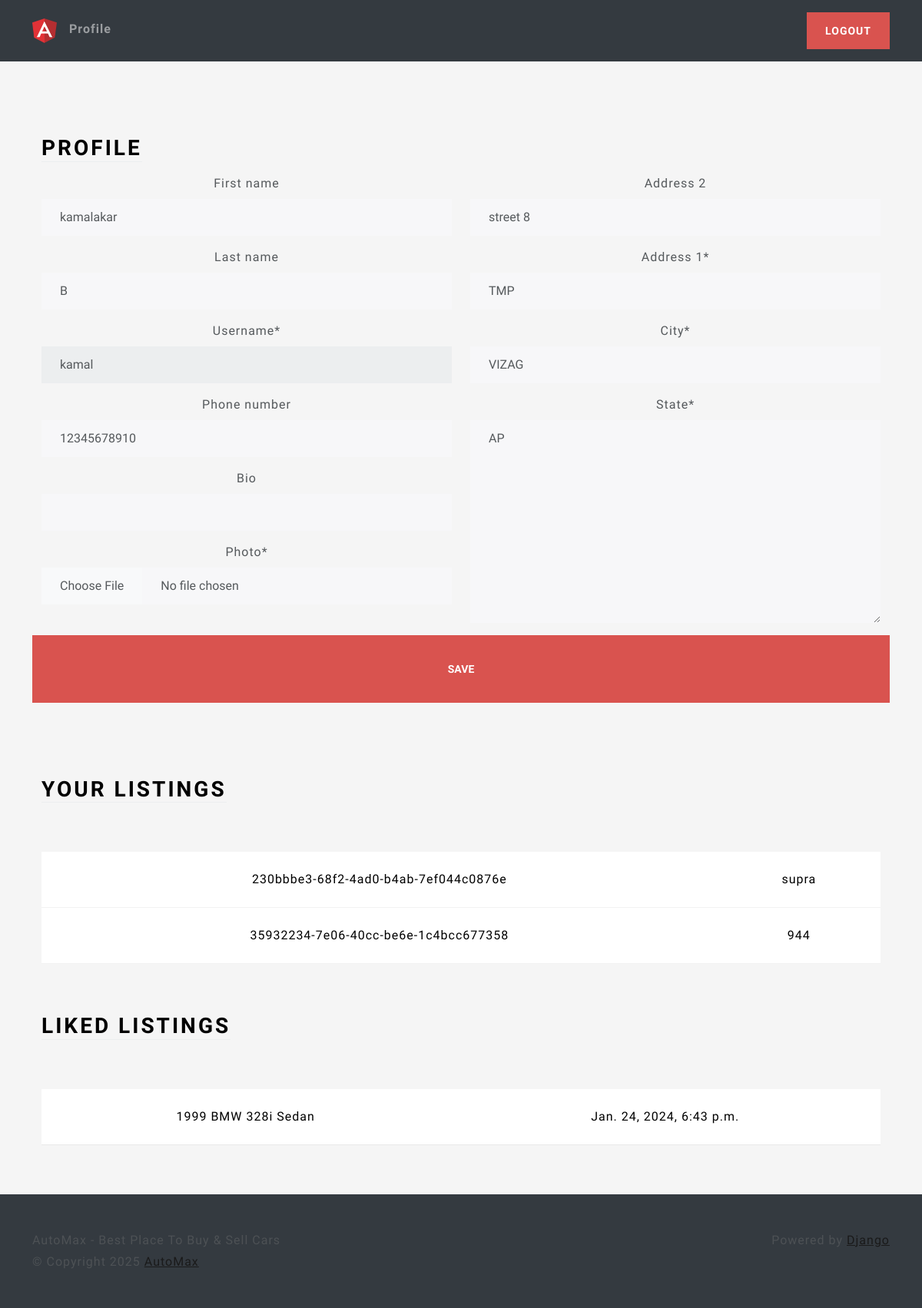
/profile/ (signed in), run on the app's committed database.
### users/models.py (models this page shows, shortened)
class Profile(models.Model):
    user = models.OneToOneField(User, on_delete = models.CASCADE)
    photo = models.ImageField(upload_to=user_directory_path,null=True)
    bio = models.CharField(max_length=140,blank=True)
    phone_number = models.CharField(max_length=12,blank=True)
    location = models.OneToOneField(Location, on_delete=models.SET_NULL,null=True)

class Location(models.Model):
    address_1 = models.CharField(max_length=128,blank=True)
    address_2 = models.CharField(max_length=128,blank=True)
    city = models.CharField(max_length=64)
    state = INStateField(default="AP")

### main/models.py (models this page shows, shortened)
class Listing(models.Model):
    id = models.UUIDField(
        primary_key=True,default=uuid.uuid4,unique=True,editable=False
    )
    create_at = models.DateTimeField(auto_now_add=True)
    updated_at= models.DateTimeField(auto_now=True)
    seller = models.ForeignKey(Profile,on_delete = models.CASCADE)
    brand = models.CharField(max_length=24,choices=CARS_BRANDS,default=None)
    model = models.CharField(max_length=64)
    vin = models.CharField(max_length=18)
    mileage = models.IntegerField(default=0)
    color = models.CharField(max_length=24)
    description= models.TextField()
    engine = models.CharField(max_length=24)
    transmisson = models.CharField(max_length=24,choices=TRANSMISSION_OPTIONS,default=None)
    location = models.OneToOneField(Location,on_delete=models.SET_NULL,null=True)
    image=models.ImageField(upload_to=user_listing_path)

class LikedListing(models.Model):
    profile = models.ForeignKey(Profile,on_delete = models.CASCADE)
    listing = models.ForeignKey(Listing,on_delete = models.CASCADE)
    like_date = models.DateTimeField(auto_now_add = True)

### users/views.py (the view, shortened to what this page needs)
# urls.py: path('profile/',ProfileView.as_view(),name="profile"),
@method_decorator(login_required,name='dispatch')
class ProfileView(View):
    def get(self,request):
        user_listings = Listing.objects.filter(seller=request.user.profile)
        user_liked_listings = LikedListing.objects.filter(profile=request.user.profile).all()
        user_form = UserForm(instance=request.user)
        profile_form = ProfileForm(instance=request.user.profile)
        location_form = LocationForm(instance=request.user.profile.location)
        return render(request,'views/profile.html',{'user_form':user_form,
                                                    'profile_form':profile_form,
                                                    'location_form':location_form,
                                                    'user_listings':user_listings,
                                                    'user_liked_listings':user_liked_listings })

### users/forms.py
class UserForm(forms.ModelForm):
    username = forms.CharField(disabled=True)
    class Meta:
        model = User
        fields = {'username','first_name','last_name'}

class ProfileForm(forms.ModelForm):
    photo = forms.ImageField(widget=CustomPictureImageFieldWidget)
    bio = forms.TextInput()
    class Meta:
        model = Profile
        fields = {'photo','bio','phone_number'}

### users/templates/views/profile.html (shortened to what this page needs)
{% extends 'base/base.html' %}
{% load static %}
{% load crispy_forms_tags %}
{% block 'body' %}
<div class="container-fluid text-center py-5">
    <div class="container px-4 py-5" id="hanging-icons">
        <div class="row g-4">
            <div class="col d-flex align-items-start">
                <div>
                    <h2 class="mb-3 border-bottom" style="color: black">Profile</h2>
                </div>
            </div>
        </div>
        <form action="" method="post" enctype="multipart/form-data">
            <div class="row">
                <div class="col-6">
                    {{ user_form|crispy }}
                    {{ profile_form|crispy }}
                </div>
                <div class="col-6">
                    {{ location_form|crispy }}
                </div>
                <br>
                <button class="btn btn-lg btn-danger" type="submit" value="Submit">Save</button>
            </div>
        </form>
    </div>
    <div class="container px-4">
        <div class="row g-4 py-5">
            <div class="col d-flex align-items-start">
                <div>
                    <h2 class="mb-3 border-bottom" style="color: black">Your Listings</h2>
                </div>
            </div>
        </div>
        <table class="table table-hover">
            <tbody>
                {% for listing in user_listings %}
                <tr>
                    <td>{{ listing.id }}</td>
                    <td>{{listing.model }}</td>
                </tr>
                {% endfor %}
            </tbody>
        </table>
    </div>
    <div class="container px-4">
        <div class="row g-4 py-5">
            <div class="col d-flex align-items-start">
                <div>
                    <h2 class="mb-3 border-bottom" style="color: black">Liked Listings</h2>
                </div>
            </div>
        </div>
        <table class="table table-hover">
            <tbody>
                {% for liked_listing in user_liked_listings %}
                <tr>
                    <td>{{liked_listing.listing.model }}</td>
                    <td>{{liked_listing.like_date}} </td>
                </tr>
                {% endfor %}
            </tbody>
        </table>
    </div>
</div>
{% endblock %}

### main/static/css/style.css (style rules this page uses)
html, body { height: 100%; }
body { align-items: center; padding-bottom: 40px; background-color: #f5f5f5; }
.h2, h2 { color: white; }

### data on the page
Profile: phone_number "12345678910"
Location: address_2 "street 8", address_1 "TMP", city "VIZAG", state "AP"
Listing: id "230bbbe3-68f2-4ad0-b4ab-7ef044c0876e", model "supra"
Listing: id "35932234-7e06-40cc-be6e-1c4bcc677358", model "944"
LikedListing: listing.model "1999 BMW 328i Sedan", like_date "Jan. 24, 2024, 6:43 p.m."
